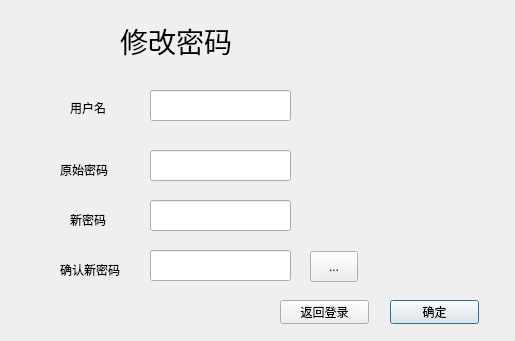
<?xml version="1.0" encoding="UTF-8"?>
<ui version="4.0">
 <class>Modify</class>
 <widget class="QDialog" name="Modify">
  <property name="geometry">
   <rect>
    <x>0</x>
    <y>0</y>
    <width>515</width>
    <height>341</height>
   </rect>
  </property>
  <property name="windowTitle">
   <string>Dialog</string>
  </property>
  <property name="windowIcon">
   <iconset resource="res.qrc">
    <normaloff>:/title.png</normaloff>:/title.png</iconset>
  </property>
  <widget class="QPushButton" name="pushButton_2">
   <property name="geometry">
    <rect>
     <x>390</x>
     <y>300</y>
     <width>89</width>
     <height>24</height>
    </rect>
   </property>
   <property name="text">
    <string>确定</string>
   </property>
  </widget>
  <widget class="QLineEdit" name="lineEdit">
   <property name="geometry">
    <rect>
     <x>150</x>
     <y>90</y>
     <width>141</width>
     <height>31</height>
    </rect>
   </property>
  </widget>
  <widget class="QLineEdit" name="lineEdit_2">
   <property name="geometry">
    <rect>
     <x>150</x>
     <y>150</y>
     <width>141</width>
     <height>31</height>
    </rect>
   </property>
   <property name="echoMode">
    <enum>QLineEdit::Password</enum>
   </property>
  </widget>
  <widget class="QLineEdit" name="lineEdit_3">
   <property name="geometry">
    <rect>
     <x>150</x>
     <y>200</y>
     <width>141</width>
     <height>31</height>
    </rect>
   </property>
   <property name="echoMode">
    <enum>QLineEdit::Password</enum>
   </property>
  </widget>
  <widget class="QLabel" name="label">
   <property name="geometry">
    <rect>
     <x>70</x>
     <y>100</y>
     <width>51</width>
     <height>16</height>
    </rect>
   </property>
   <property name="text">
    <string>用户名</string>
   </property>
  </widget>
  <widget class="QLabel" name="label_2">
   <property name="geometry">
    <rect>
     <x>60</x>
     <y>160</y>
     <width>71</width>
     <height>20</height>
    </rect>
   </property>
   <property name="text">
    <string>原始密码</string>
   </property>
  </widget>
  <widget class="QLineEdit" name="lineEdit_4">
   <property name="geometry">
    <rect>
     <x>150</x>
     <y>250</y>
     <width>141</width>
     <height>31</height>
    </rect>
   </property>
   <property name="echoMode">
    <enum>QLineEdit::Password</enum>
   </property>
  </widget>
  <widget class="QLabel" name="label_3">
   <property name="geometry">
    <rect>
     <x>70</x>
     <y>210</y>
     <width>71</width>
     <height>20</height>
    </rect>
   </property>
   <property name="text">
    <string>新密码</string>
   </property>
  </widget>
  <widget class="QLabel" name="label_4">
   <property name="geometry">
    <rect>
     <x>60</x>
     <y>260</y>
     <width>91</width>
     <height>20</height>
    </rect>
   </property>
   <property name="text">
    <string>确认新密码</string>
   </property>
  </widget>
  <widget class="QLabel" name="label_5">
   <property name="geometry">
    <rect>
     <x>120</x>
     <y>20</y>
     <width>161</width>
     <height>41</height>
    </rect>
   </property>
   <property name="font">
    <font>
     <family>AcadEref</family>
     <pointsize>21</pointsize>
    </font>
   </property>
   <property name="text">
    <string>修改密码</string>
   </property>
  </widget>
  <widget class="QToolButton" name="toolButton">
   <property name="geometry">
    <rect>
     <x>310</x>
     <y>251</y>
     <width>48</width>
     <height>31</height>
    </rect>
   </property>
   <property name="text">
    <string>...</string>
   </property>
   <property name="icon">
    <iconset resource="res.qrc">
     <normaloff>:/eye.png</normaloff>:/eye.png</iconset>
   </property>
  </widget>
  <widget class="QLabel" name="label_6">
   <property name="geometry">
    <rect>
     <x>310</x>
     <y>210</y>
     <width>171</width>
     <height>21</height>
    </rect>
   </property>
   <property name="text">
    <string/>
   </property>
  </widget>
  <widget class="QLabel" name="label_7">
   <property name="geometry">
    <rect>
     <x>320</x>
     <y>10</y>
     <width>191</width>
     <height>201</height>
    </rect>
   </property>
   <property name="text">
    <string/>
   </property>
  </widget>
  <widget class="QPushButton" name="pushButton_3">
   <property name="geometry">
    <rect>
     <x>280</x>
     <y>300</y>
     <width>89</width>
     <height>24</height>
    </rect>
   </property>
   <property name="text">
    <string>返回登录</string>
   </property>
  </widget>
 </widget>
 <resources>
  <include location="res.qrc"/>
 </resources>
 <connections/>
</ui>
